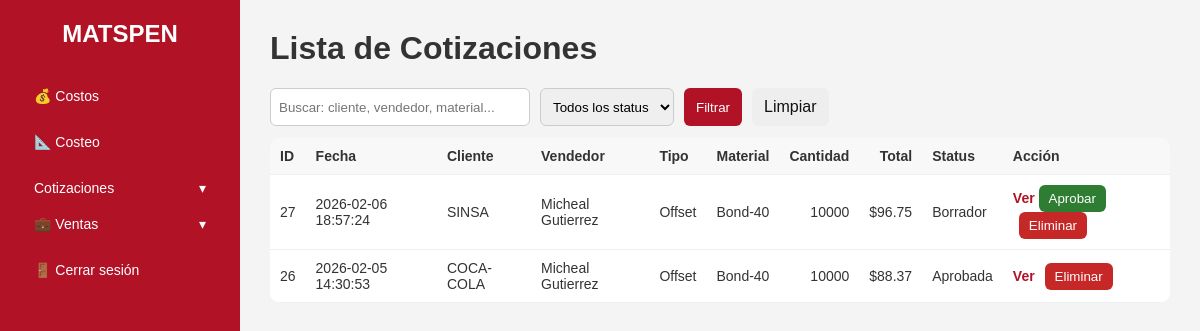
/cotizaciones, run on an earlier commit of the app's database.
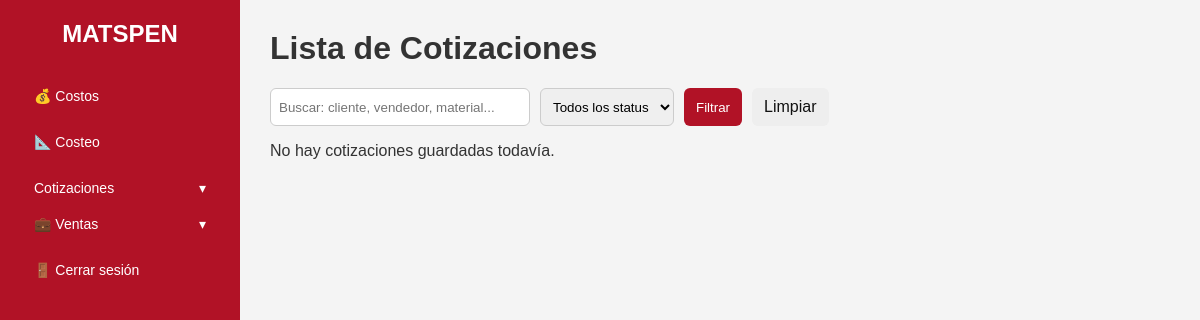
And on a later commit of the database.
### tables this page shows
CREATE TABLE "costeo" (
            id INTEGER PRIMARY KEY AUTOINCREMENT,
            fecha TEXT,
            tipo_de_impresion TEXT,
            nombre_vendedor TEXT,
            material TEXT,
            cantidad INTEGER,
            artes INTEGER,
            resmas REAL,
            costo_material REAL,
            cliente TEXT,
            planchas INTEGER,
            costo_total REAL,
            status TEXT
        );

### app.py (the view)
@app.route("/cotizaciones")
def cotizaciones():
    conn = get_db_connection()
    conn.execute("SELECT id, status FROM costeo ORDER BY id DESC LIMIT 5").fetchall()
    q = (request.args.get("q") or "").strip()          # buscar texto
    status = (request.args.get("status") or "").strip()
    sql = "SELECT * FROM costeo WHERE 1=1"
    params = []
    if status:
        sql += " AND status = ?"
        params.append(status)
    if q:
        sql += " AND (cliente LIKE ? OR nombre_vendedor LIKE ? OR material LIKE ? OR tipo_de_impresion LIKE ?)"
        like = f"%{q}%"
        params.extend([like, like, like, like])
    sql += " ORDER BY id DESC"
    cotizaciones = conn.execute(sql, params).fetchall()
    conn.close()
    return render_template("cotizaciones.html", cotizaciones=cotizaciones, q=q, status=status)

### database.py (called while the page is built)
def get_db_connection():
    conn = sqlite3.connect(DB_PATH)
    conn.row_factory = sqlite3.Row
    return conn

### templates/cotizaciones.html (shortened to what this page needs)
{% extends "base.html" %}
{% block content %}
<h1>Lista de Cotizaciones</h1>
<form method="get" style="display:flex; gap:10px; flex-wrap:wrap; margin:12px 0;">
  <input type="text" name="q" placeholder="Buscar: cliente, vendedor, material..." value="{{ q }}"
         style="padding:8px; border:1px solid #ccc; border-radius:6px; min-width:260px;">
  <select name="status" style="padding:8px; border:1px solid #ccc; border-radius:6px;">
    <option value="">Todos los status</option>
  </select>
  <button type="submit" style="padding:10px 12px; border:none; border-radius:6px; background:#b11226; color:white; cursor:pointer;">
    Filtrar
  </button>
  <a href="/cotizaciones" style="padding:10px 12px; border-radius:6px; background:#eee; color:#111; text-decoration:none;">
    Limpiar
  </a>
</form>
{% if cotizaciones and cotizaciones|length > 0 %}
  <table style="width:100%; border-collapse:collapse; background:white; border-radius:10px; overflow:hidden;">
    <thead>
      <tr style="background:#f3f3f3;">
        <th style="text-align:left; padding:10px; border-bottom:1px solid #eee;">ID</th>
        <th style="text-align:left; padding:10px; border-bottom:1px solid #eee;">Fecha</th>
        <th style="text-align:left; padding:10px; border-bottom:1px solid #eee;">Cliente</th>
        <th style="text-align:left; padding:10px; border-bottom:1px solid #eee;">Vendedor</th>
        <th style="text-align:left; padding:10px; border-bottom:1px solid #eee;">Tipo</th>
        <th style="text-align:left; padding:10px; border-bottom:1px solid #eee;">Material</th>
        <th style="text-align:right; padding:10px; border-bottom:1px solid #eee;">Cantidad</th>
        <th style="text-align:right; padding:10px; border-bottom:1px solid #eee;">Total</th>
        <th style="text-align:left; padding:10px; border-bottom:1px solid #eee;">Status</th>
        <th style="text-align:left; padding:10px; border-bottom:1px solid #eee;">Acción</th>
      </tr>
    </thead>
    <tbody>
      {% for c in cotizaciones %}
      <tr>
        <td style="padding:10px; border-bottom:1px solid #eee;">{{ c["id"] }}</td>
        <td style="padding:10px; border-bottom:1px solid #eee;">{{ c["fecha"] }}</td>
        <td style="padding:10px; border-bottom:1px solid #eee;">{{ c["cliente"] }}</td>
        <td style="padding:10px; border-bottom:1px solid #eee;">{{ c["nombre_vendedor"] }}</td>
        <td style="padding:10px; border-bottom:1px solid #eee;">{{ c["tipo_de_impresion"] }}</td>
        <td style="padding:10px; border-bottom:1px solid #eee;">{{ c["material"] }}</td>
        <td style="padding:10px; border-bottom:1px solid #eee; text-align:right;">{{ c["cantidad"] }}</td>
        <td style="padding:10px; border-bottom:1px solid #eee; text-align:right;">
          ${{ "%.2f"|format(c["costo_total"] or 0) }}
        </td>
        <td style="padding:10px; border-bottom:1px solid #eee;">{{ (c["status"] or "").strip() }}</td>
        <td style="padding:10px; border-bottom:1px solid #eee;">
          <a href="/cotizacion/{{ c['id'] }}" style="text-decoration:none; color:#b11226; font-weight:bold;">
            Ver
          </a>
        {% set st = (c["status"] or "").strip() %}
        {% if st != "Aprobada" %}
          <button type="button"
                  onclick="abrirAprobar({{ c['id'] }})"
                  style="padding:6px 10px; border:none; border-radius:6px; background:#2e7d32; color:white; cursor:pointer;">
            Aprobar
          </button>
        {% endif %}
          <form method="post" action="/cotizacion/{{ c['id'] }}/eliminar" style="display:inline;"
        onsubmit="return confirm('¿Seguro que querés eliminar esta cotización?');">
    <button type="submit"
            style="padding:6px 10px; border:none; border-radius:6px; background:#c62828; color:white; cursor:pointer; margin-left:6px;">
      Eliminar
    </button>
  </form>
        </td>
      </tr>
      {% endfor %}
    </tbody>
  </table>
{% else %}
  <p>No hay cotizaciones guardadas todavía.</p>
{% endif %}
{% endblock %}

What changed in the data, as far as the page shows it:
removed costeo: id "27", fecha "2026-02-06 18:57:24", cliente "SINSA", nombre_vendedor "Micheal Gutierrez", tipo_de_impresion "Offset", material "Bond-40", cantidad "10000", costo_total "96.75", status "Borrador"
removed costeo: id "26", fecha "2026-02-05 14:30:53", cliente "COCA-COLA", nombre_vendedor "Micheal Gutierrez", tipo_de_impresion "Offset", material "Bond-40", cantidad "10000", costo_total "88.37", status "Aprobada"
Also different on the page:
text no longer shown: "ID Fecha Cliente Vendedor Tipo Material Cantidad Total Status Acción"
text now shown: "No hay cotizaciones guardadas todavía."
